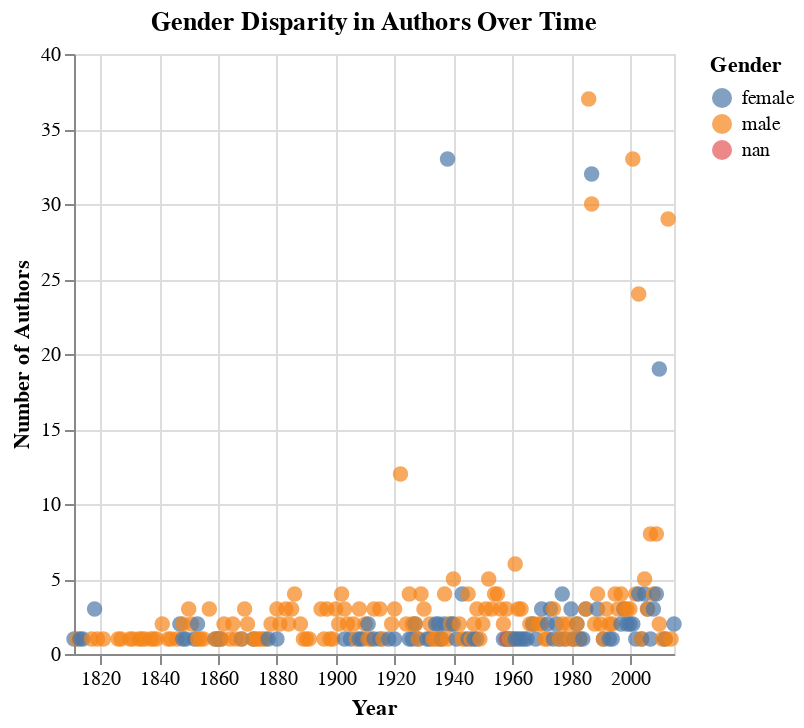

Source (notebook cell):
### Markdown cell above
As you can see, this graph ended up being a little wonkey. Lets retry with a scatterplot.

### Code cell
scatter_plot = alt.Chart(author_counts).mark_circle(size=60).encode(
    x=alt.X('pub_year:T', title='Year'),
    y=alt.Y('count:Q', title='Number of Authors'),
    color=alt.Color('author_gender:N', title='Gender'),
    tooltip=['pub_year:T', 'count:Q', 'author_gender:N']
).properties(
    title='Gender Disparity in Authors Over Time'
)

# Display the scatter plot
scatter_plot

### Figure 1 — Vega-Lite specification as saved in the notebook (floating-point values rounded to 4 significant figures; data arrays with more than 128 entries replaced by an {"elided": "..."} marker saying what was removed)
{"config": {"view": {"continuousWidth": 300, "continuousHeight": 300}}, "data": {"name": "data-61c83ef40b28f0dd37b599e0c0b1bafa"}, "mark": {"type": "circle", "size": 60}, "encoding": {"color": {"field": "author_gender", "title": "Gender", "type": "nominal"}, "tooltip": [{"field": "pub_year", "type": "temporal"}, {"field": "count", "type": "quantitative"}, {"field": "author_gender", "type": "nominal"}], "x": {"field": "pub_year", "title": "Year", "type": "temporal"}, "y": {"field": "count", "title": "Number of Authors", "type": "quantitative"}}, "title": "Gender Disparity in Authors Over Time", "$schema": "https://vega.github.io/schema/vega-lite/v5.20.1.json", "datasets": {"data-61c83ef40b28f0dd37b599e0c0b1bafa": {"elided": "246 records"}}}
